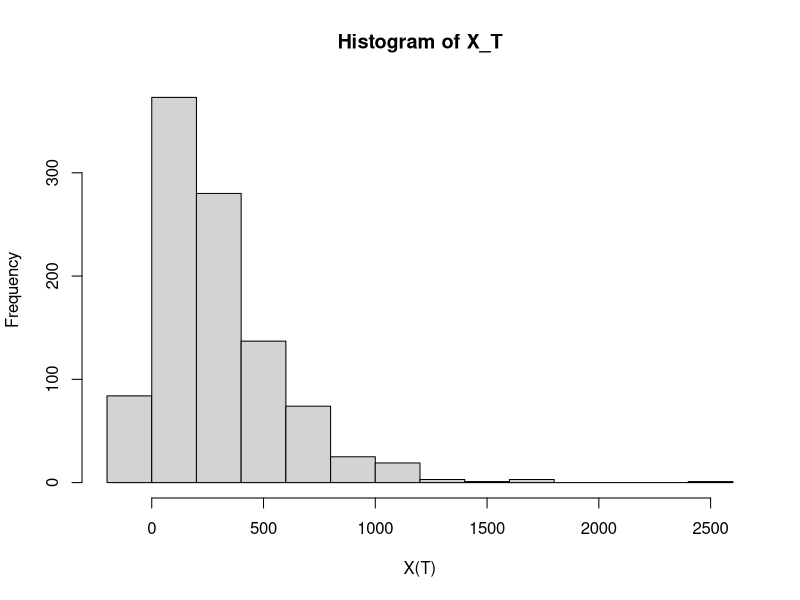

Reproduce this figure in R.
# Replicating script ------------------------------------------------------
# Author: Alejandro Jiménez Rico <aljrico@gmail.com>


# Parameters --------------------------------------------------------------

alpha <- 0.0343 # Expected return of the risky market
sigma <- 0.1544 # Expected volatility of the risky market
a <- 10 # Factor 'a'
years <- 60 # Total time
nsim <- 1000 # Number of simulations
c <- a # Still factor 'a'

# Array that defines the actual wealth of the investor at every time step
x <- c()
x[1] <- a # Initial wealth

# Array that contains the inputs and outputs of cash within each investor's account
C <- append(rep(a, round(years/2)),rep(-a, round(years/2)))

# Array that stores the final wealth of each investor
X_T <- c()


# Functions ---------------------------------------------------------------

# Expected Shortfall
ES <- function(distr, a){
	VaR <- quantile(distr, a)
	ES <- mean(distr[distr<VaR])

	return(ES)
}

# Stock Simulation --------------------------------------------------------
pi <- 0.5

for (j in 1:nsim){
	for (i in 1:years){
		random <- rnorm(1, mean = alpha, sd = sigma)
		x[i+1] <- x[i]*(1+random)*pi + (1-pi)*x[i] + C[i]
	}
	X_T[j] <- x[years+1]
}



# Measurements ------------------------------------------------------------

# Final return of every individual
x_m <- median(X_T)
ret2 <- (1/years)*(-1 + (1 + (8*(x_m))/(c*years))^(1/2))*100

# Pi value of the benchmark
pi_b <- log(1+median(ret2))/alpha

# Histogram simple visualisation
hist(X_T, xlab= "X(T)")

# Output of final results
ES(X_T, 0.05)
ret2
pi_b

